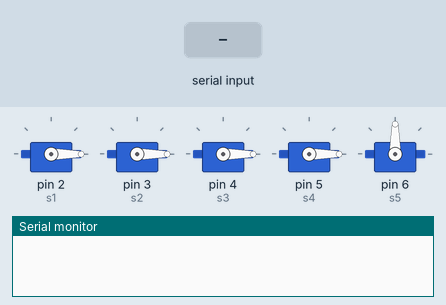
Simulated run of this sketch. Board: Arduino Uno, built with avr-gcc and run on an emulated ATmega328P. Shown: 5 × servo, the last lines printed to the serial monitor. Inputs (shaded band) come from the test bench.

Above: at 1.2 s.
1.3 s: "1" received over Serial
At 2.5 s:
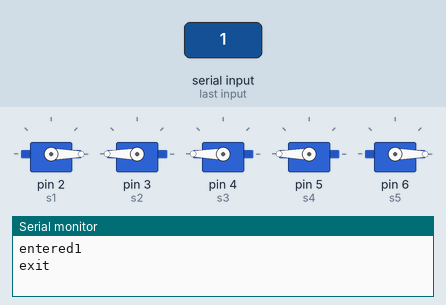
2.8 s: "2" received over Serial
At 3.8 s:
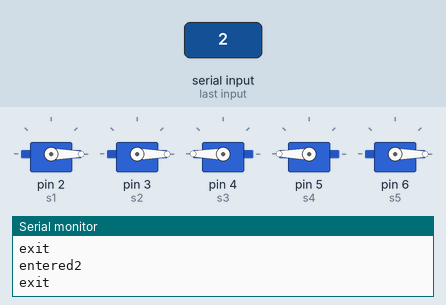
4.3 s: "3" received over Serial
At 5.0 s:
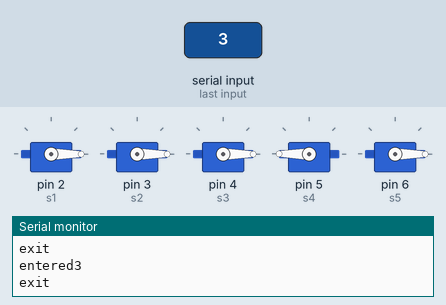
5.8 s: "4" received over Serial
At 6.1 s:
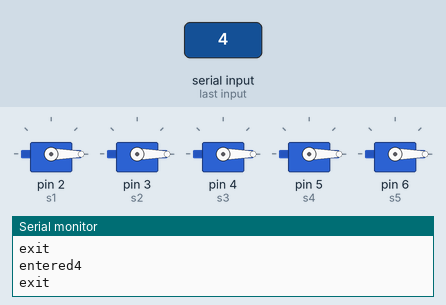
7.3 s: "0" received over Serial
At 8.5 s:
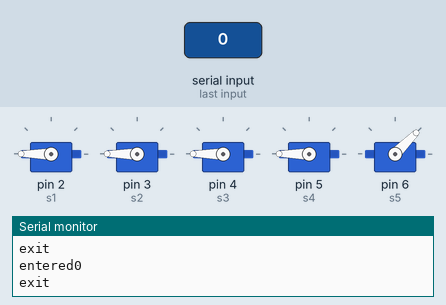
8.8 s: "5" received over Serial
At 9.6 s:
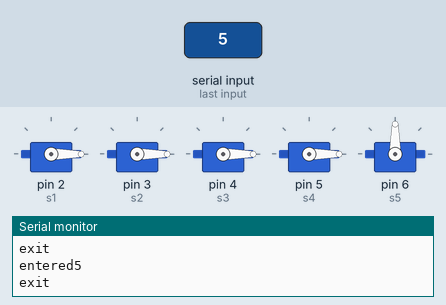
Timing chart, 0 to 11.3 s (numbered marks = the images above; inputs shaded):
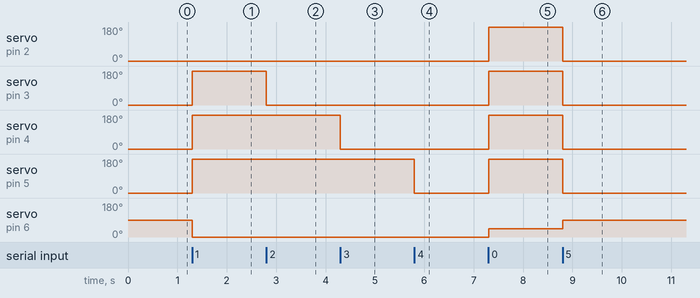

Measured:
- after the input at 1.3 s, servo on pin 3 (s2), servo on pin 4 (s3), servo on pin 5 (s4): 0° → 180° at once; servo on pin 6 (s5): 90° → 0° at once
- after the input at 2.8 s, servo on pin 3 (s2): 180° → 0° at once
- after the input at 4.3 s, servo on pin 4 (s3): 180° → 0° at once
- after the input at 5.8 s, servo on pin 5 (s4): 180° → 0° at once
- after the input at 7.3 s, servo on pin 2 (s1), servo on pin 3 (s2), servo on pin 4 (s3), servo on pin 5 (s4): 0° → 180° at once; servo on pin 6 (s5): 0° → 45° at once
- after the input at 8.8 s, servo on pin 2 (s1), servo on pin 3 (s2), servo on pin 4 (s3), servo on pin 5 (s4): 180° → 0° at once; servo on pin 6 (s5): 45° → 90° at once

The sketch:

reciever_ML.ino
```cpp
#include <Servo.h>
char x;
Servo s1;
Servo s2;
Servo s3;
Servo s4;
Servo s5;

void setup() {
  Serial.begin(9600);
  s1.attach(2);
  s2.attach(3);
  s3.attach(4);
  s4.attach(5);
  s5.attach(6);

}

void loop() {

  while (Serial.available() > 0) {
    Serial.print("entered");
    x = (Serial.read());
    Serial.println(x);
    Serial.println("exit");
  }
  switch (x) {
    case '1':
      s1.write(0);
      s2.write(180);
      s3.write(180);
      s4.write(180);
      s5.write(0);
      break;

    case '2':
      s1.write(0);
      s2.write(0);
      s3.write(180);
      s4.write(180);
      s5.write(0);
      break;

    case '3':
      s1.write(0);
      s2.write(0);
      s3.write(0);
      s4.write(180);
      s5.write(0);
      break;

    case '4':
      s1.write(0);
      s2.write(0);
      s3.write(0);
      s4.write(0);
      s5.write(0);
      break;

    case '5':
     s1.write(0);
      s2.write(0);
      s3.write(0);
      s4.write(0);
      s5.write(90);
      break;

    case '0':
      s1.write(180);
      s2.write(180);
      s3.write(180);
      s4.write(180);
      s5.write(45);
      break;

    default:
    s1.write(0);
      s2.write(0);
      s3.write(0);
      s4.write(0);
      s5.write(90);
      break;

       }

}
```
